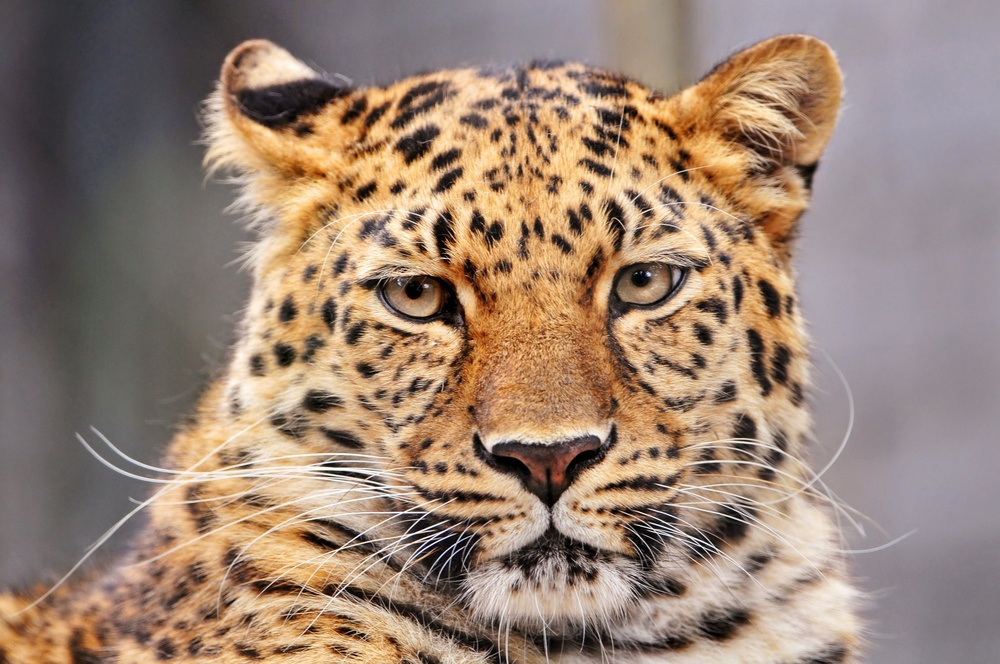
%> input picture matlab/lab6/koshka.jpg, 1000 x 664 px, shrunk from 1920 x 1275 before the run
$ octave p1.m   (GNU Octave 9; MATLAB toolbox functions it lacks are replaced by stand-ins)
%> lines starting %> are read from the running program, lines starting %| are printed output that depends on the picture
I2=imread('koshka.jpg');
%> I2 is the input picture: size 664x1000x3 uint8; mean R, G, B 153.9, 131.6, 115.7

figure, imhist(I2);
%> after `imhist(I2)`:
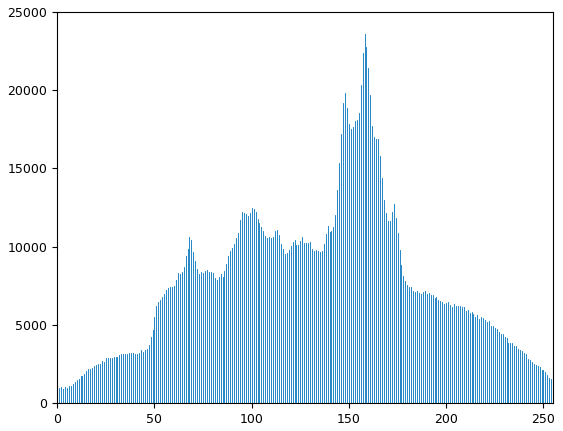
%> figure redrawn from the program's plot data; highest point at x = 158, y = 23593
Id=imadjust(I2, [0 1], [1 0]);
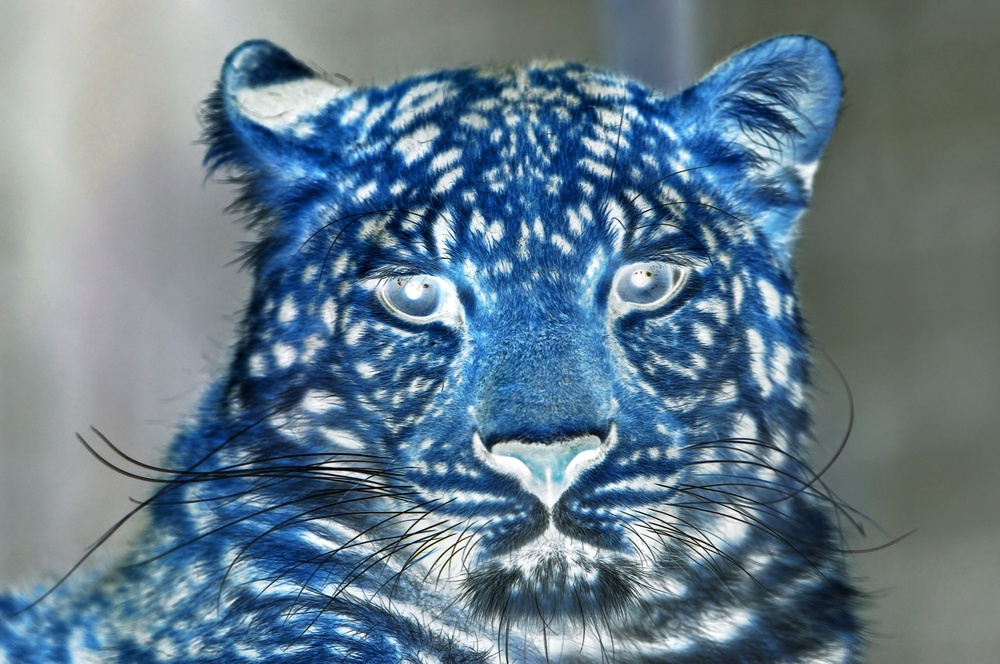
%> Id: size 664x1000x3 uint8; mean R, G, B 101.1, 123.4, 139.3
figure, imhist(Id);
%> after `imhist(Id)`:
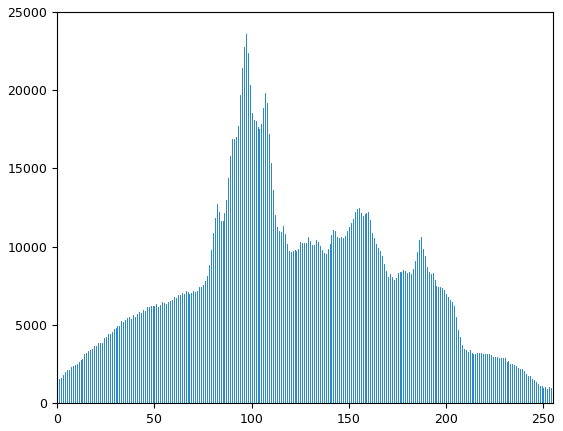
%> figure redrawn from the program's plot data; highest point at x = 97, y = 23593
figure, imshow(Id);

$ run again, with matlab/lab6/13.  Right.jpg copied over matlab/lab6/koshka.jpg
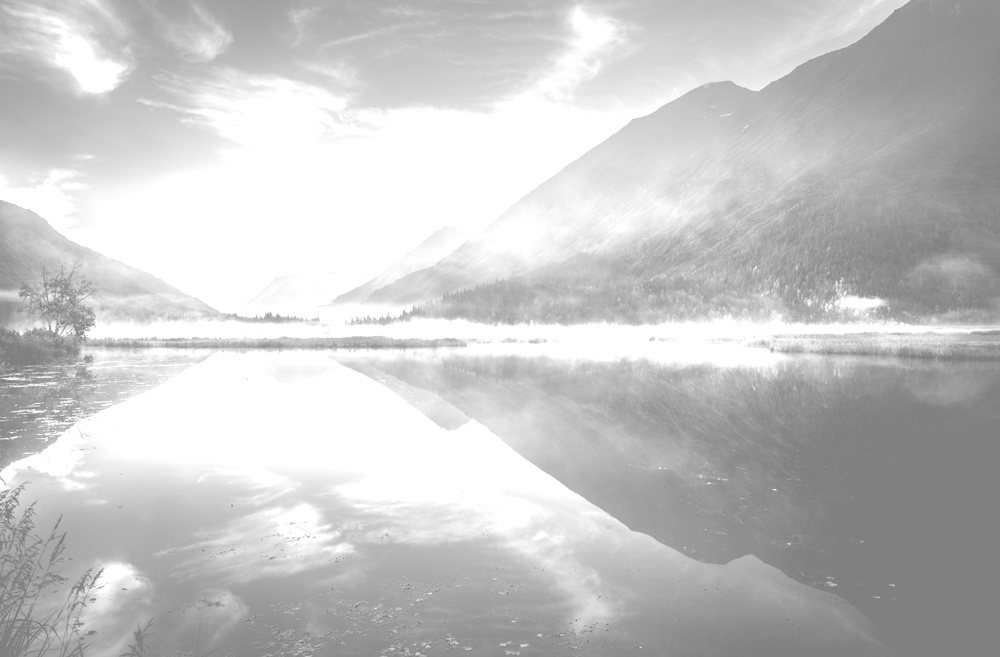
%> input picture matlab/lab6/13.  Right.jpg, 1000 x 657 px, shrunk from 1500 x 986 before the run
%> I2 is the input picture: size 657x1000x3 uint8; min 120, max 255, mean 198.1
%> `Id=imadjust(I2, [0 1], [1 0]);`:
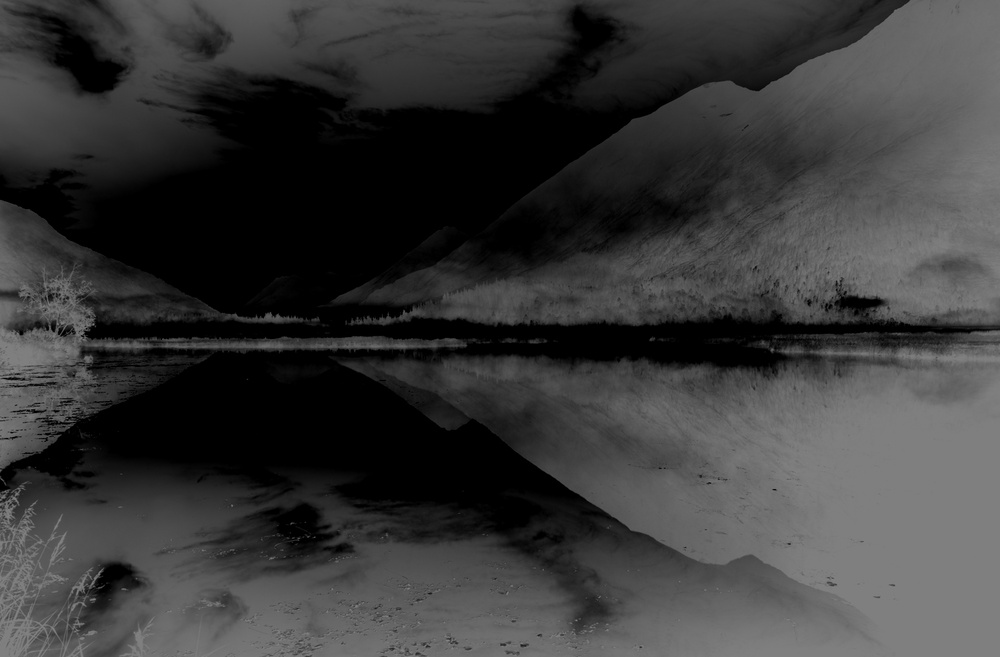
%> Id: size 657x1000x3 uint8; min 0, max 135, mean 56.9
%> `imhist(Id)`:
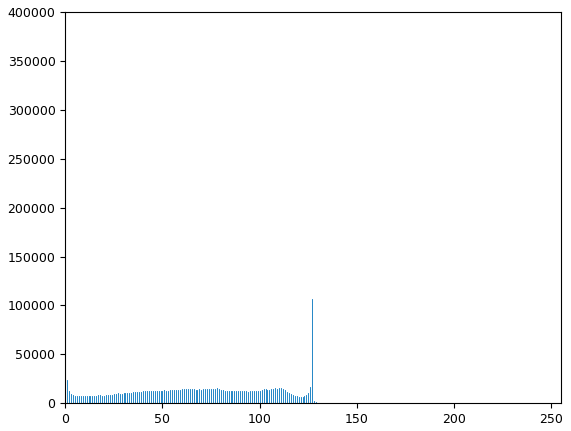
%> figure redrawn from the program's plot data; highest point at x = 0, y = 382581
